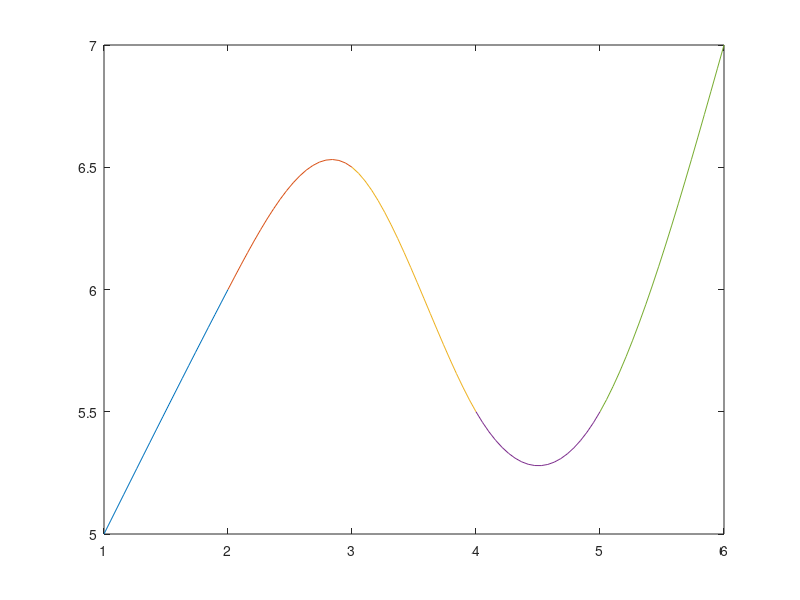

MATLAB code for this plot:
%import data 
file = fopen('CS_test_1.txt','r');
data = fscanf(file,'%f\n');

%assign first number corresponds to the number of points
n = data(1);

%assign x, y to array
p = zeros(n,2);
count = 1;
for i = 2:2:n*2 + 1    
    p(count,1) = data(i);
    p(count,2) = data(i+1);
    count = count + 1;
end

%assign (h0 - hx)
h = zeros(n-1,1);
for i = 1:n-1
    h(i) = p(i+1,1) - p(i,1);
end

%create matrix
m = zeros(n,n);
m(1,1) = 1;
m(n,n) = 1;
for i = 1:n
    if i == 1
        m(i+1,i) = h(i);
        continue;
    end
    if i == n
        m(n-1,n) = h(i-1);
    else
        m(i,i) = 2*(h(i)+h(i-1));
        m(i-1,i) = h(i-1);
        m(i+1,i) = h(i);
    end
end

m(1,2) = 0;
m(n,n-1) = 0;

%assign vector
v = zeros(n,1);
for i = 2:n-1
    v(i) = 3*((p(i+1,2)-p(i,2))/h(i) - (p(i,2)-p(i-1,2))/h(i-1));
end

%get 'c'
c = linsolve(m,v);

%get 'b'
b = zeros(n-1,1);

%get 'd'
d = zeros(n-1,1);

for i = 1:n-1
    d(i) = (c(i+1)-c(i))/(3*h(i));
    b(i) = ((p(i+1,2)-p(i,2))/h(i)) - h(i)*((2*c(i)+c(i+1))/3);
end

%get coefficients
for i = 1:n-1
    fprintf('%f ',p(i,2));
    fprintf('%f ',b(i));
    fprintf('%f ',c(i));
    fprintf('%f\n',d(i));
end

%draw graph
for i = 1:n-1
    x = linspace(p(i,1),p(i+1,1),20);
    y = p(i,2) + b(i)*(x-p(i,1)) + c(i)*(x-p(i,1)).^2 + d(i)*(x-p(i,1)).^3;
    plot(x,y);
    hold on;
end
hold off

fclose(file);